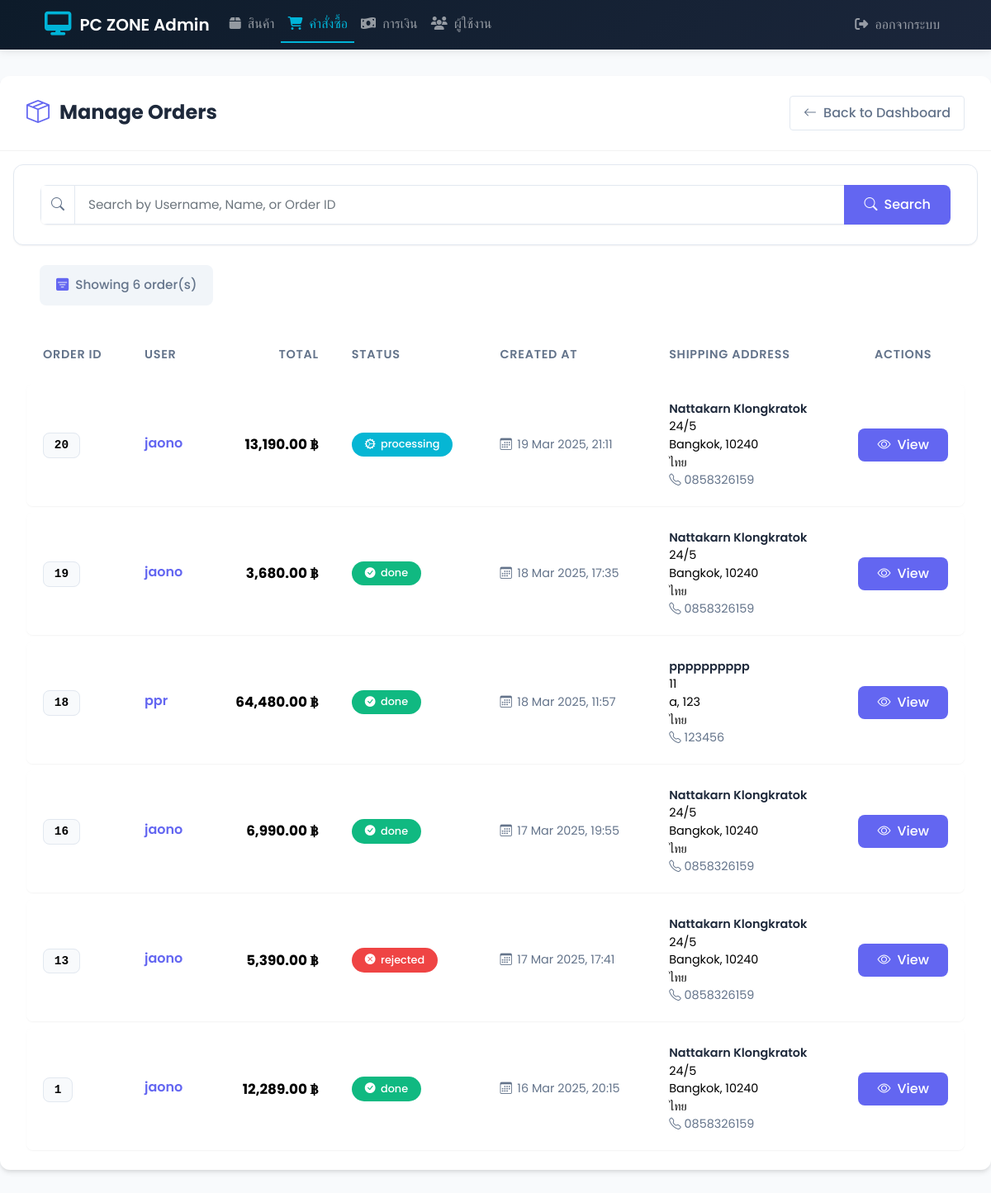
Screenshot of /backend/admin/manage_orders.php (signed in) with the database file from the repository.
### tables this page shows
CREATE TABLE `orders` (
  `order_id` int(11) NOT NULL,
  `user_id` int(11) NOT NULL,
  `address_id` int(11) DEFAULT NULL,
  `total_price` decimal(10,2) NOT NULL CHECK (`total_price` >= 0),
  `payment_id` int(11) DEFAULT NULL,
  `order_status` enum('processing','shipping','shipped','done','rejected') NOT NULL DEFAULT 'processing',
  `created_at` timestamp NOT NULL DEFAULT current_timestamp()
);

CREATE TABLE `users` (
  `user_id` int(11) NOT NULL,
  `username` varchar(50) NOT NULL,
  `password_hash` varchar(255) NOT NULL,
  `email` varchar(100) NOT NULL,
  `role` enum('Admin','user') NOT NULL DEFAULT 'user',
  `created_at` timestamp NOT NULL DEFAULT current_timestamp()
);

CREATE TABLE `address` (
  `address_id` int(11) NOT NULL,
  `user_id` int(11) NOT NULL,
  `full_name` varchar(100) NOT NULL,
  `phone_number` varchar(20) NOT NULL,
  `address_line` text NOT NULL,
  `district` varchar(100) NOT NULL,
  `subdistrict` varchar(100) NOT NULL,
  `city` varchar(100) NOT NULL,
  `postal_code` varchar(10) NOT NULL,
  `country` varchar(100) NOT NULL,
  `is_default` tinyint(1) NOT NULL DEFAULT 0,
  `created_at` timestamp NOT NULL DEFAULT current_timestamp()
);

### backend/admin/manage_orders.php (the view, shortened to what this page needs)
<?php
include 'admin_header.php';
include '../db.php';
$searchQuery = "";
if (isset($_GET['search'])) {
    $searchQuery = $_GET['search'];
    $sql = "SELECT o.order_id, o.user_id, o.total_price, o.order_status, o.created_at, u.username, a.full_name, a.phone_number, a.address_line, a.city, a.postal_code, a.country
            FROM orders o
            JOIN users u ON o.user_id = u.user_id
            JOIN address a ON o.address_id = a.address_id
            WHERE u.username LIKE ? OR a.full_name LIKE ? OR o.order_id LIKE ?
            ORDER BY o.created_at DESC";
    $stmt = $pdo->prepare($sql);
    $stmt->execute(["%$searchQuery%", "%$searchQuery%", "%$searchQuery%"]);
    $orders = $stmt->fetchAll();
} else {
    $sql = "SELECT o.order_id, o.user_id, o.total_price, o.order_status, o.created_at, u.username, a.full_name, a.phone_number, a.address_line, a.city, a.postal_code, a.country
            FROM orders o
            JOIN users u ON o.user_id = u.user_id
            JOIN address a ON o.address_id = a.address_id
            ORDER BY o.created_at DESC";
    $stmt = $pdo->query($sql);
    $orders = $stmt->fetchAll();
}
?>
<!DOCTYPE html>
<html lang="en">
<head>
    <link href="https://cdn.jsdelivr.net/npm/bootstrap@5.1.3/dist/css/bootstrap.min.css" rel="stylesheet">
    <link rel="stylesheet" href="https://cdn.jsdelivr.net/npm/bootstrap-icons@1.8.1/font/bootstrap-icons.css">
</head>
<body>
<div class="container-fluid dashboard-container">
    <div class="card">
        <div class="card-header">
            <h2 class="page-title"><i class="bi bi-box-seam"></i>Manage Orders</h2>
            <a href="dashboard.php" class="btn btn-back">
                <i class="bi bi-arrow-left"></i> Back to Dashboard
            </a>
        </div>
        <div class="card-body">
            <div class="search-form">
                <form method="GET" action="">
                    <div class="input-group">
                        <span class="input-group-text">
                            <i class="bi bi-search"></i>
                        </span>
                        <input type="text" name="search" class="form-control"
                               placeholder="Search by Username, Name, or Order ID"
                               value="<?= htmlspecialchars($searchQuery) ?>">
                        <button type="submit" class="btn search-button">
                            <i class="bi bi-search"></i> Search
                        </button>
                    </div>
                </form>
            </div>
            <?php if (count($orders) > 0): ?>
                <div class="total-orders">
                    <i class="bi bi-filter-square-fill"></i>
                    Showing <?= count($orders) ?> order(s) <?= $searchQuery ? "matching \"" . htmlspecialchars($searchQuery) . "\"" : "" ?>
                </div>
                <div class="table-responsive">
                    <table class="table">
                        <thead>
                            <tr>
                                <th>Order ID</th>
                                <th>User</th>
                                <th class="price-column">Total</th>
                                <th>Status</th>
                                <th>Created At</th>
                                <th>Shipping Address</th>
                                <th class="text-center">Actions</th>
                            </tr>
                        </thead>
                        <tbody>
                            <?php foreach ($orders as $order): ?>
                                <tr>
                                    <td><span class="order-id"><?= htmlspecialchars($order['order_id']) ?></span></td>
                                    <td><span class="username"><?= htmlspecialchars($order['username']) ?></span></td>
                                    <td class="price-column"><?= number_format($order['total_price'], 2) ?> ฿</td>
                                    <td>
                                    <?php
                                        $statusClass = '';
                                        switch(strtolower($order['order_status'])) {
                                            case 'processing':
                                                $statusClass = 'badge-processing';
                                                $icon = 'bi-gear-wide-connected';
                                                break;
                                            case 'done':
                                                $statusClass = 'badge-done';
                                                $icon = 'bi-check-circle-fill';
                                                break;
                                            case 'rejected':
                                                $statusClass = 'badge-rejected';
                                                $icon = 'bi-x-circle-fill';
                                                break;
                                        }
                                        ?>
                                        <span class="badge <?= $statusClass ?>">
                                            <i class="bi <?= $icon ?>"></i>
                                            <?= htmlspecialchars($order['order_status']) ?>
                                        </span>
                                    </td>
                                    <td>
                                        <div class="date-formatted">
                                            <i class="bi bi-calendar3"></i>
                                            <?php
                                                $date = new DateTime($order['created_at']);
                                                echo $date->format('d M Y, H:i');
                                            ?>
                                        </div>
                                    </td>
                                    <td>
                                        <div class="address-info">
                                            <strong><?= htmlspecialchars($order['full_name']) ?></strong><br>
                                            <?= htmlspecialchars($order['address_line']) ?><br>
                                            <?= htmlspecialchars($order['city']) ?>, <?= htmlspecialchars($order['postal_code']) ?><br>
                                            <?= htmlspecialchars($order['country']) ?><br>
                                            <span class="text-muted">
                                                <i class="bi bi-telephone me-1"></i><?= htmlspecialchars($order['phone_number']) ?>
                                            </span>
                                        </div>
                                    </td>
                                    <td class="text-center">
                                        <a href="view_order.php?id=<?= $order['order_id'] ?>" class="btn btn-view">
                                            <i class="bi bi-eye"></i> View
                                        </a>
                                    </td>
                                </tr>
                            <?php endforeach; ?>
                        </tbody>
                    </table>
                </div>
            <?php endif; ?>
        </div>
    </div>
</div>
</body>
</html>

### backend/admin/admin_header.php (style rules this page uses)
body { font-family: 'Kanit', sans-serif; background-color: #f8f9fa; }

### rows the page displays
orders: order_id "20", user.username "jaono", total_price "13,190.00", order_status "processing", created_at "19 Mar 2025, 21:11", address.full_name "Nattakarn Klongkratok", address.address_line "24/5", address.city "Bangkok", address.postal_code "10240", address.country "ไทย", address.phone_number "0858326159"
orders: order_id "19", user.username "jaono", total_price "3,680.00", order_status "done", created_at "18 Mar 2025, 17:35", address.full_name "Nattakarn Klongkratok", address.address_line "24/5", address.city "Bangkok", address.postal_code "10240", address.country "ไทย", address.phone_number "0858326159"
orders: order_id "18", user.username "ppr", total_price "64,480.00", order_status "done", created_at "18 Mar 2025, 11:57", address.full_name "pppppppppp", address.address_line "11", address.city "a", address.postal_code "123", address.country "ไทย", address.phone_number "123456"
orders: order_id "16", user.username "jaono", total_price "6,990.00", order_status "done", created_at "17 Mar 2025, 19:55", address.full_name "Nattakarn Klongkratok", address.address_line "24/5", address.city "Bangkok", address.postal_code "10240", address.country "ไทย", address.phone_number "0858326159"
orders: order_id "13", user.username "jaono", total_price "5,390.00", order_status "rejected", created_at "17 Mar 2025, 17:41", address.full_name "Nattakarn Klongkratok", address.address_line "24/5", address.city "Bangkok", address.postal_code "10240", address.country "ไทย", address.phone_number "0858326159"
orders: order_id "1", user.username "jaono", total_price "12,289.00", order_status "done", created_at "16 Mar 2025, 20:15", address.full_name "Nattakarn Klongkratok", address.address_line "24/5", address.city "Bangkok", address.postal_code "10240", address.country "ไทย", address.phone_number "0858326159"

### other values shown
count($orders) "6"
